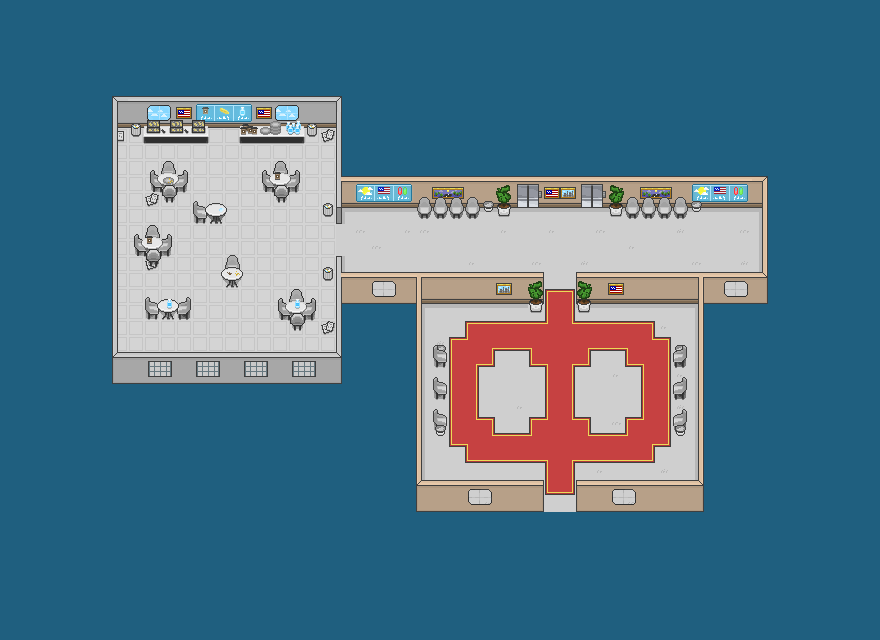

A 2D game scene composited from a Tiled map and its tileset images. What follows is a short description and the map's XML, with each tile layer's data collapsed to a summary:
An orthogonal 55x40 tile map with 16x16 px tiles, 20 tile layers (Pavimento, tappeto, Mura, mura angoli, ...), 2 tilesets and 84 objects.

<map version="1.10" tiledversion="1.11.0" orientation="orthogonal" renderorder="right-down" width="55" height="40" tilewidth="16" tileheight="16" infinite="0" backgroundcolor="#1f5f7f" nextlayerid="42" nextobjectid="171">
 <tileset firstgid="1" source="tileset-principale.tsx" />
 <tileset firstgid="801" source="tileset-mensa.tsx" />
 <group id="12" name="Atrio/corridoio">
  <layer id="2" name="Pavimento" width="55" height="40">
   <data>[2200 cells, 365 non-empty, 9 distinct tile ids]</data>
  </layer>
  <layer id="3" name="tappeto" width="55" height="40">
   <data>[2200 cells, 98 non-empty, 24 distinct tile ids]</data>
  </layer>
  <layer id="1" name="Mura" width="55" height="40">
   <data>[2200 cells, 163 non-empty, 30 distinct tile ids]</data>
  </layer>
  <layer id="11" name="mura angoli" width="55" height="40">
   <data>[2200 cells, 10 non-empty, 9 distinct tile ids]</data>
  </layer>
  <layer id="10" name="schermi" width="55" height="40">
   <data>[2200 cells, 16 non-empty, 8 distinct tile ids]</data>
  </layer>
  <layer id="9" name="quadri" width="55" height="40">
   <data>[2200 cells, 14 non-empty, 8 distinct tile ids]</data>
  </layer>
  <layer id="4" name="Piante" width="55" height="40">
   <data>[2200 cells, 12 non-empty, 6 distinct tile ids]</data>
  </layer>
  <layer id="7" name="cestini1" width="55" height="40">
   <data>[2200 cells, 10 non-empty, 4 distinct tile ids]</data>
  </layer>
  <layer id="6" name="sedie" width="55" height="40">
   <data>[2200 cells, 28 non-empty, 6 distinct tile ids]</data>
  </layer>
  <layer id="8" name="cestini2" width="55" height="40">
   <data>[2200 cells, 4 non-empty, 2 distinct tile ids]</data>
  </layer>
 </group>
 <group id="13" name="Mensa">
  <layer id="14" name="Pavimento" width="55" height="40">
   <data>[2200 cells, 223 non-empty, 1 distinct tile ids]</data>
  </layer>
  <layer id="15" name="Mura" width="55" height="40">
   <data>[2200 cells, 86 non-empty, 24 distinct tile ids]</data>
  </layer>
  <layer id="19" name="insegna cibo" width="55" height="40">
   <data>[2200 cells, 8 non-empty, 8 distinct tile ids]</data>
  </layer>
  <layer id="17" name="banchi" width="55" height="40">
   <data>[2200 cells, 25 non-empty, 24 distinct tile ids]</data>
  </layer>
  <layer id="23" name="sedie dietro tavolo" width="55" height="40">
   <data>[2200 cells, 11 non-empty, 8 distinct tile ids]</data>
  </layer>
  <layer id="20" name="tavoli con sedie" width="55" height="40">
   <data>[2200 cells, 54 non-empty, 27 distinct tile ids]</data>
  </layer>
  <layer id="22" name="sedie davanti tavolo" width="55" height="40">
   <data>[2200 cells, 0 non-empty, 0 distinct tile ids]</data>
  </layer>
  <layer id="24" name="cestini" width="55" height="40">
   <data>[2200 cells, 8 non-empty, 2 distinct tile ids]</data>
  </layer>
  <layer id="25" name="cibo sopra tavoli" width="55" height="40">
   <data>[2200 cells, 13 non-empty, 7 distinct tile ids]</data>
  </layer>
  <layer id="26" name="quadro" width="55" height="40">
   <data>[2200 cells, 4 non-empty, 2 distinct tile ids]</data>
  </layer>
 </group>
 <objectgroup id="39" name="collisioni">
  <object id="2" x="325.25" y="199.75" width="436.5" height="2.125" />
  <object id="5" x="112.25" y="117" width="224" height="4.25" />
  <object id="7" x="112.5" y="346.75" width="229" height="28.75" />
  <object id="11" x="266.364" y="175.273" width="7.45455" height="11.9091" />
  <object id="14" x="287.818" y="174.545" width="7.09091" height="12.3636" />
  <object id="15" x="193.769" y="207.976" width="0.584985" height="5.41109" />
  <object id="16" x="198.04" y="200.058" width="29.3921" height="17.7386" />
  <object id="18" x="138.602" y="239.648" width="7.45455" height="11.9091" />
  <object id="20" x="154.727" y="173.461" width="7.45455" height="10.483" />
  <object id="22" x="149.852" y="302.273" width="7.45455" height="11.9091" />
  <object id="24" x="282.727" y="303.523" width="7.45455" height="11.9091" />
  <object id="26" x="176.068" y="175.909" width="7.09091" height="7.72724" />
  <object id="28" x="159.568" y="239.659" width="7.09091" height="12.3636" />
  <object id="30" x="178.568" y="302.659" width="7.09091" height="12.3636" />
  <object id="32" x="304.068" y="303.159" width="7.09091" height="12.3636" />
  <object id="47" x="143.818" y="120.818" width="64.0909" height="18.2273" />
  <object id="48" x="240.136" y="122.273" width="64.0909" height="16.5" />
  <object id="65" x="433.818" y="345.943" width="3.45455" height="12.2557" />
  <object id="66" x="437.727" y="350.398" width="7.45455" height="7.9091" />
  <object id="67" x="433.693" y="377.943" width="3.45455" height="12.1307" />
  <object id="68" x="437.602" y="382.398" width="7.45455" height="7.5966" />
  <object id="69" x="433.818" y="409.818" width="3.45455" height="12.0682" />
  <object id="70" x="437.727" y="414.273" width="7.45455" height="7.9716" />
  <object id="71" x="681.955" y="345.564" width="3.72727" height="11.9253" />
  <object id="72" x="674.318" y="350.034" width="7.09091" height="7.81815" />
  <object id="73" x="681.83" y="377.728" width="3.72727" height="11.2727" />
  <object id="74" x="674.193" y="381.909" width="7.09091" height="7.72724" />
  <object id="75" x="681.455" y="409.603" width="3.72727" height="12.8182" />
  <object id="76" x="673.818" y="413.784" width="7.09091" height="8.54542" />
  <object id="80" x="326" y="269.125" width="217.932" height="23.375" />
  <object id="82" x="575.75" y="269.25" width="191.25" height="29.0227" />
  <object id="84" x="416.75" y="473.75" width="286.75" height="26.5" />
  <object id="87" x="757.75" y="178" width="9.5" height="93.75" />
  <object id="91" x="160.981" y="158.861" width="14.9701" height="14.9212" />
  <object id="92" x="162.177" y="185.818" width="14.4943" height="8.60227" />
  <object id="98" x="466.972" y="199.968" width="10.7826" height="8.13044" />
  <object id="99" x="419.245" y="199.605" width="10.7826" height="8.6087" />
  <object id="100" x="435.245" y="199.605" width="10.7826" height="8.6087" />
  <object id="101" x="450.972" y="199.605" width="10.7826" height="8.47827" />
  <object id="102" x="642.881" y="199.877" width="10.7826" height="8.20245" />
  <object id="103" x="659.154" y="199.514" width="10.7826" height="8.6087" />
  <object id="104" x="675.154" y="199.514" width="10.7826" height="8.6087" />
  <object id="105" x="626.881" y="199.514" width="10.7826" height="8.54203" />
  <object id="110" x="483.236" y="201.338" width="10.7352" height="6.65959" />
  <object id="111" x="132.472" y="124.366" width="6.69169" height="7.57461" />
  <object id="112" x="308.654" y="124.213" width="6.69169" height="7.57461" />
  <object id="113" x="321.654" y="200.895" width="12.4417" height="12.9496" />
  <object id="114" x="321.904" y="266.372" width="12.9417" height="11.1996" />
  <object id="115" x="222.628" y="270.44" width="19.4488" height="9.67046" />
  <object id="116" x="158.818" y="296.798" width="18.8636" height="14.8409" />
  <object id="117" x="277.305" y="186.803" width="8.18182" height="7.72727" />
  <object id="118" x="149" y="249.773" width="8.18182" height="7.72727" />
  <object id="119" x="293.182" y="313.955" width="8.18182" height="7.72727" />
  <object id="121" x="496.524" y="188.042" width="14.8886" height="20.462" />
  <object id="125" x="676.25" y="345.563" width="5.3125" height="3.6875" />
  <object id="126" x="438.594" y="347.781" width="5.3125" height="1.3125" />
  <object id="127" x="608.865" y="187.683" width="14.9755" height="20.5054" />
  <object id="128" x="527.617" y="286.087" width="15.1005" height="18.1875" />
  <object id="129" x="577.16" y="285.466" width="15.3505" height="18.8977" />
  <object id="131" x="691.209" y="201.122" width="10.7352" height="6.74655" />
  </objectgroup>
 <objectgroup id="40" name="ascensori">
  <!-- 2 objects omitted --></objectgroup>
</map>
<!-- 24 of 84 objects omitted -->